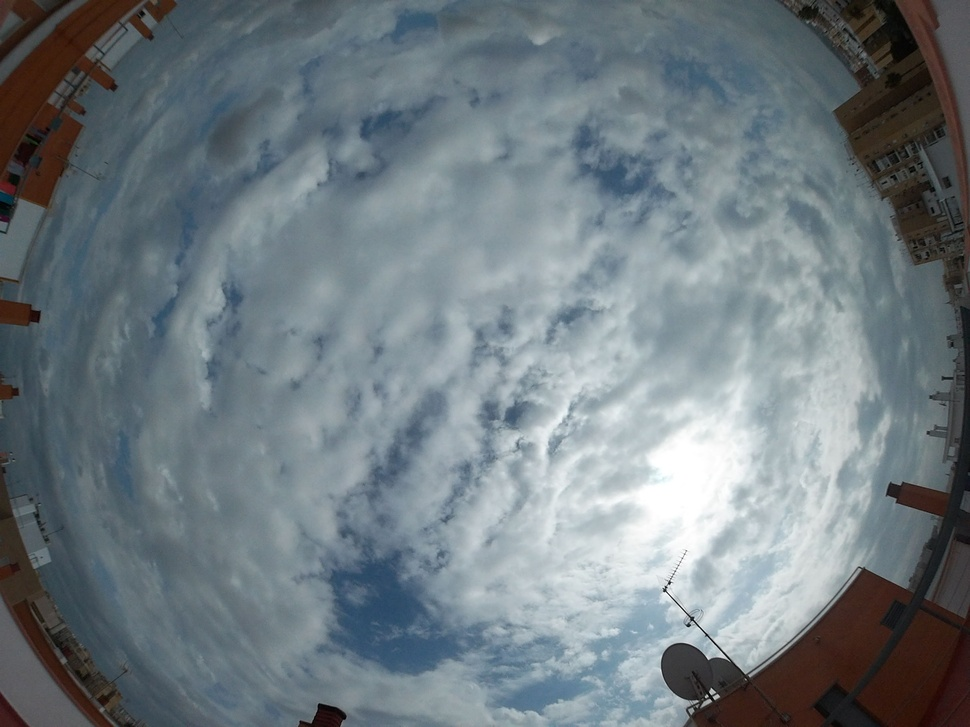
#> input picture img/nubes_azotea/2esquina/100_0134.JPG, 970 x 727 px, shrunk from 2592 x 1944 before the run, found by its file name
$ python main.py
#> lines starting #> are read from the running program, lines starting #| are printed output that depends on the picture; after the words box and inside, x2 and y2 are one past the last pixel; in counts of white or black regions, pixels touching at a corner belong together
import numpy as np
import cv2

def cloud_recognition(img):
    hsv = cv2.cvtColor(img, cv2.COLOR_BGR2HSV)
    width, height, _ = img.shape
    dummy = img.copy()
    for x in range(0,width):
        for y in range(0,height):
            if not((hsv[x,y][1]/256 > 0.25 and dummy[x, y][0] > dummy[x, y][2]) or (dummy[x, y][2] >= 100 and hsv[x, y][1]/256 <= 0.18 and dummy[x, y][2]/dummy[x, y][0] <= 0.9) or (hsv[x, y][0]/256 <= 0.2 and hsv[x, y][1]/256 <= 0.2) or (dummy[x, y][2] <= 80 and hsv[x, y][0]/256 <= 0.6 and hsv[x, y][1]/256 >= 0.35)):
                dummy[x,y] = (255,255,255)
            else:
                dummy[x,y] = (0,0,0)
    kernel = np.matrix('0 1 1 1 0; 0 1 1 1 0; 0 0 1 0 0; 0 1 1 1 0; 0 1 1 1 0', np.uint8)
    kernel_d = np.ones((7,7), np.uint8)
    bw = cv2.cvtColor(dummy, cv2.COLOR_BGR2GRAY)
    closed = cv2.morphologyEx(bw, cv2.MORPH_CLOSE, kernel)
    dilated = cv2.dilate(closed, kernel_d,iterations = 5)
    eroded = cv2.erode(dilated,kernel,iterations = 5)
    return closed

if __name__ == "__main__":

    # Blue level threshold to mask the sky
    low_blue = np.array([100,0,0])
    high_blue = np.array([255,255,255])

    img_src = cv2.imread("img/nubes_azotea/2esquina/100_0134.jpg")
#> img_src is the input picture: shape (727, 970, 3); mean B, G, R 128.9, 123.4, 112.5
    img_bw = cv2.cvtColor(img_src, cv2.COLOR_BGR2GRAY)
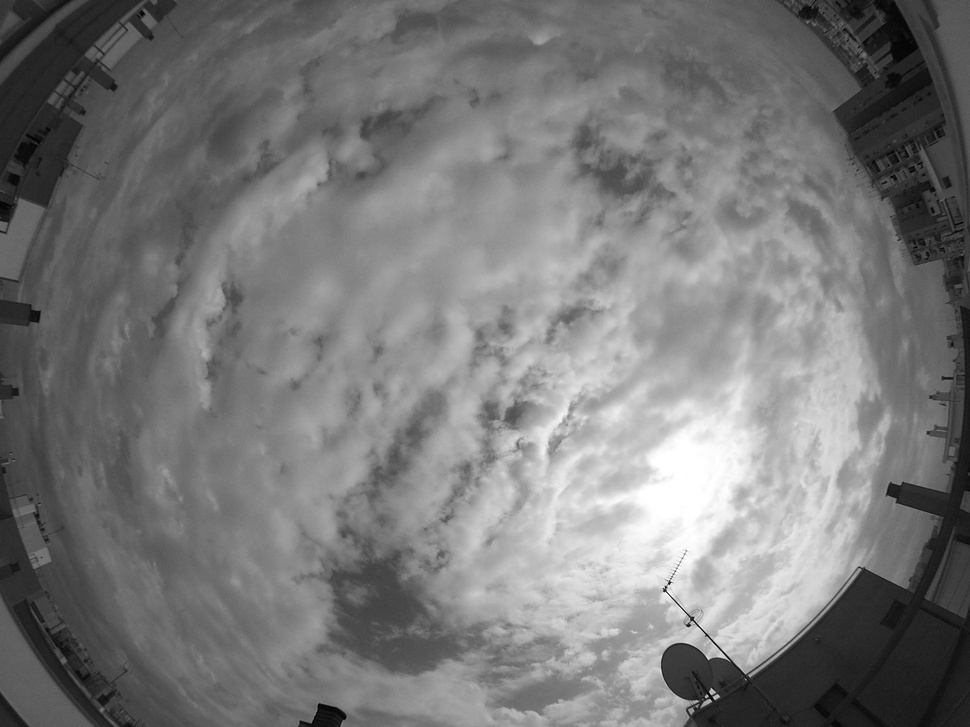
#> img_bw: shape (727, 970); min 0, max 255, mean 120.7
    mask = cv2.inRange(img_src, low_blue, high_blue)
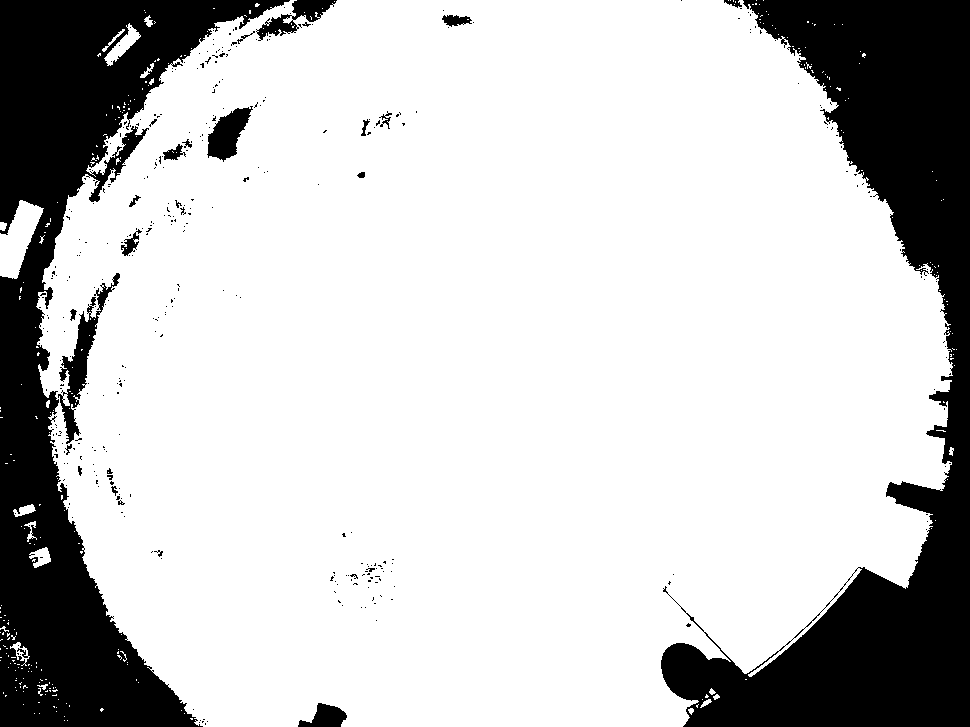
#> mask: shape (727, 970); 77.9% white; 370 black regions (343 under 20 px), largest, box (x1, y1, x2, y2) and area: (661, 0, 970, 727) 78369, (0, 0, 290, 727) 70021, (58, 273, 120, 444) 2267
    res = cv2.bitwise_and(img_src, img_src, mask=mask)
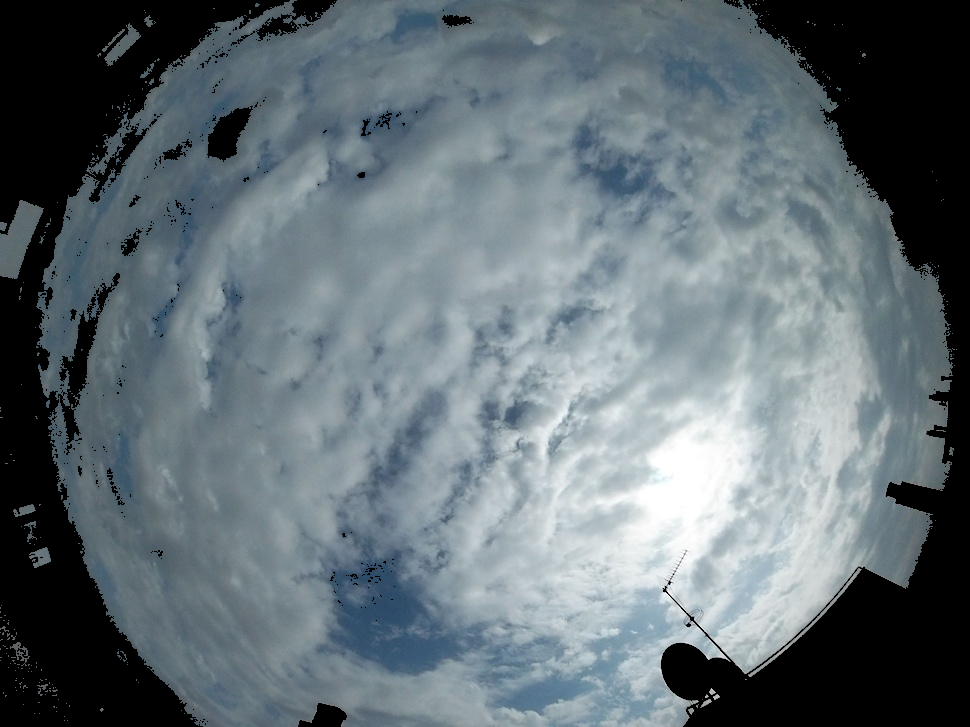
#> res: shape (727, 970, 3); mean B, G, R 117.2, 111.3, 99.6

    final = cloud_recognition(img_src)
#> in cloud_recognition, `hsv = cv2.cvtColor(img, cv2.COLOR_BGR2HSV)`: hsv: shape (727, 970, 3); mean H, S, V 89.1, 51.1, 131.7
#> after the loop in cloud_recognition, `for x in range(0,width):`:
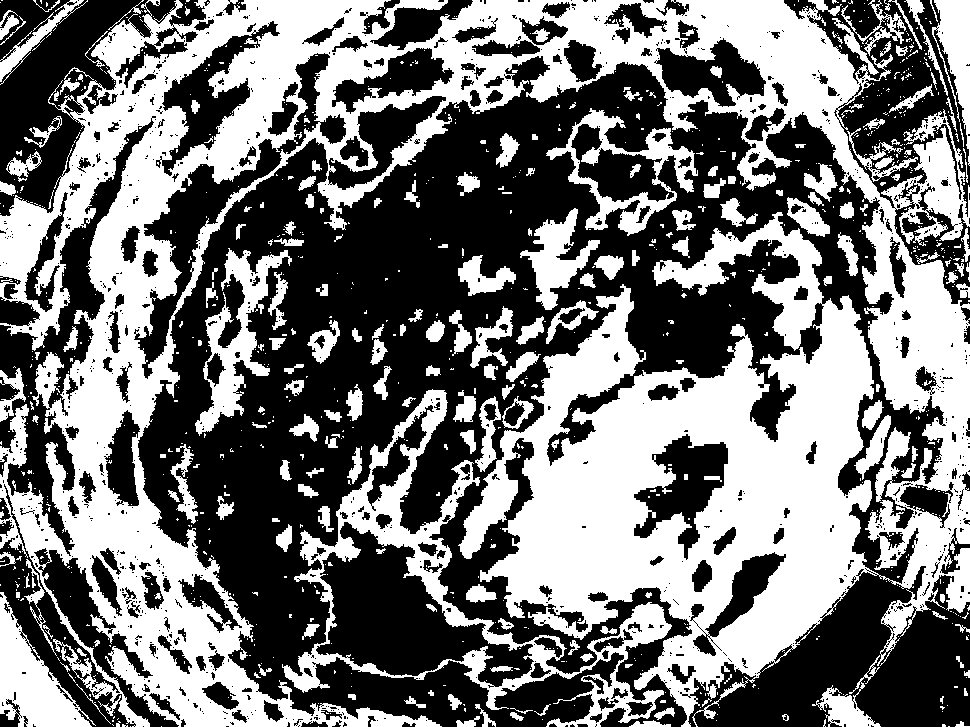
#> dummy: shape (727, 970, 3); 46.3% white; 1008 white regions (795 under 20 px), largest, box (x1, y1, x2, y2) and area: (0, 0, 970, 727) 252598, (282, 389, 672, 727) 17468, (0, 592, 96, 727) 5400
#> in cloud_recognition, `closed = cv2.morphologyEx(bw, cv2.MORPH_CLOSE, kernel)`:
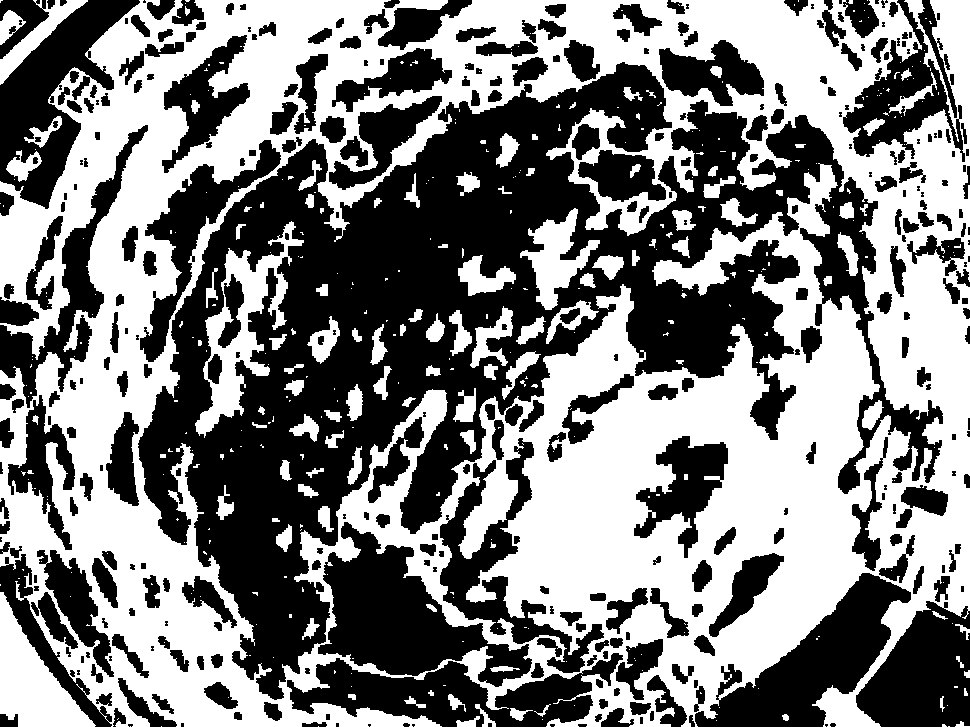
#> closed: shape (727, 970); 50.2% white; 354 black regions (55 under 20 px), largest, box (x1, y1, x2, y2) and area: (138, 62, 943, 700) 165802, (318, 522, 532, 687) 15057, (695, 573, 911, 727) 13157
#> in cloud_recognition, `dilated = cv2.dilate(closed, kernel_d,iterations = 5)`: dilated: shape (727, 970); 97% white; 34 black regions (12 under 20 px), largest, box (x1, y1, x2, y2) and area: (348, 569, 447, 659) 4615, (318, 217, 445, 298) 3209, (882, 634, 941, 727) 2853
#> in cloud_recognition, `eroded = cv2.erode(dilated,kernel,iterations = 5)`:
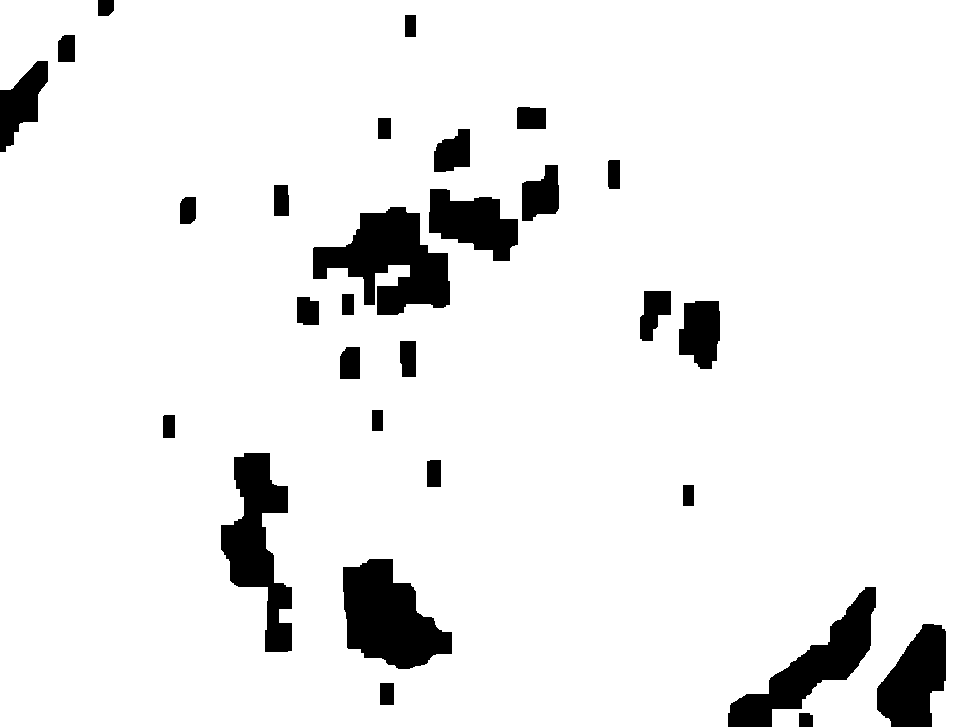
#> eroded: shape (727, 970); 92.5% white; 29 black regions, largest, box (x1, y1, x2, y2) and area: (313, 207, 450, 315) 8179, (343, 559, 452, 669) 7695, (221, 453, 292, 652) 6942

    cv2.imshow("Original", img_src)
    cv2.imshow("res", final)

    k = cv2.waitKey(0)
#> (key Esc is pressed here)

    #cv2.imwrite('img/resultado/segmentacion.jpg', res)

$ run again, with img/nubes_azotea/2esquina/100_0135.JPG copied over img/nubes_azotea/2esquina/100_0134.JPG
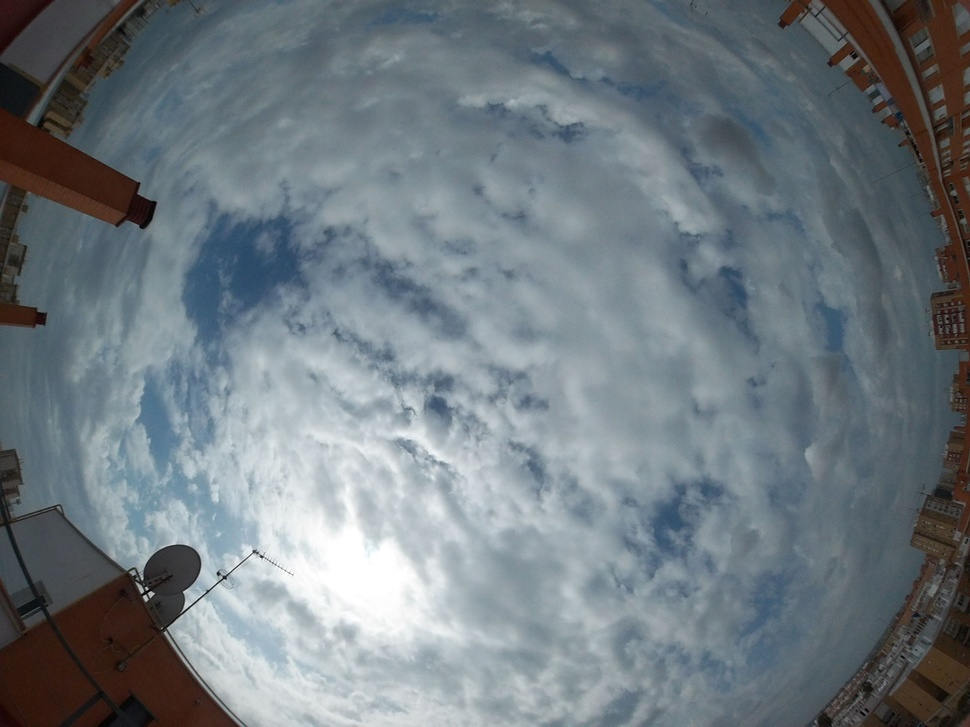
#> input picture img/nubes_azotea/2esquina/100_0135.JPG, 970 x 727 px, shrunk from 2592 x 1944 before the run, found by its file name
#> img_src is the input picture: shape (727, 970, 3); mean B, G, R 128.3, 122.3, 112.4
#> mask: shape (727, 970); 77.2% white; 395 black regions (366 under 20 px), largest, box (x1, y1, x2, y2) and area: (672, 0, 970, 727) 81837, (0, 438, 248, 727) 38212, (0, 0, 244, 350) 36547
#> hsv: shape (727, 970, 3); mean H, S, V 89.2, 51.8, 131.4
#> after the loop in cloud_recognition, `for x in range(0,width):`:
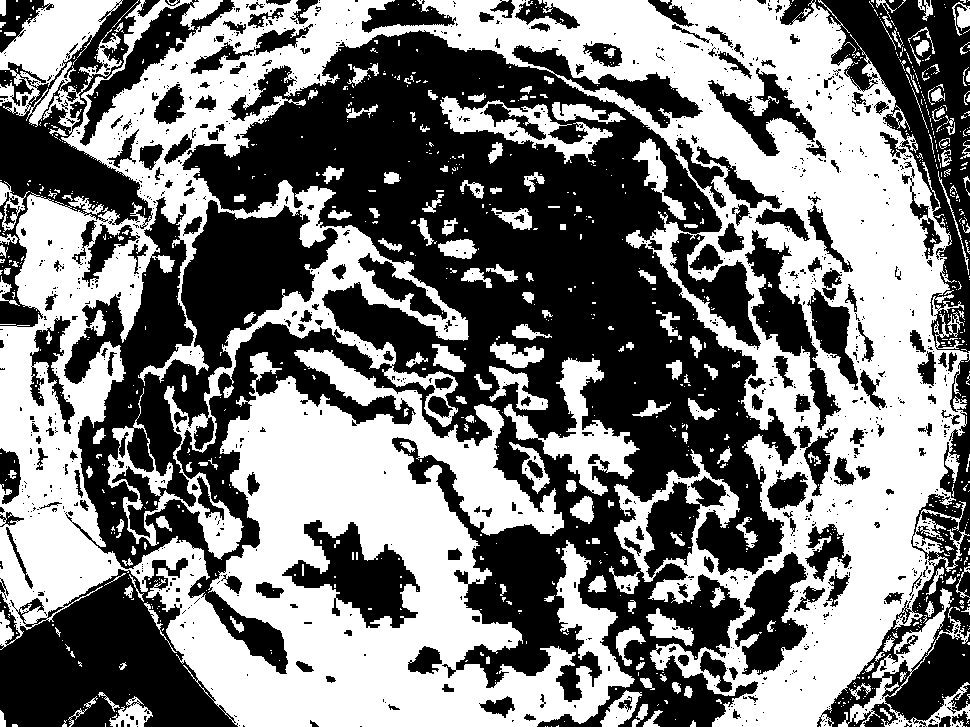
#> dummy: shape (727, 970, 3); 48.7% white; 1054 white regions (860 under 20 px), largest, box (x1, y1, x2, y2) and area: (0, 0, 970, 727) 304305, (504, 357, 640, 496) 5396, (838, 588, 970, 727) 3520
#> closed: shape (727, 970); 52.6% white; 339 black regions (65 under 20 px), largest, box (x1, y1, x2, y2) and area: (183, 31, 794, 727) 150133, (65, 198, 337, 567) 33355, (0, 569, 235, 727) 20192
#> dilated: shape (727, 970); 97% white; 36 black regions (11 under 20 px), largest, box (x1, y1, x2, y2) and area: (199, 232, 289, 321) 4775, (78, 608, 208, 727) 3487, (0, 645, 80, 727) 3056
#> in cloud_recognition, `eroded = cv2.erode(dilated,kernel,iterations = 5)`:
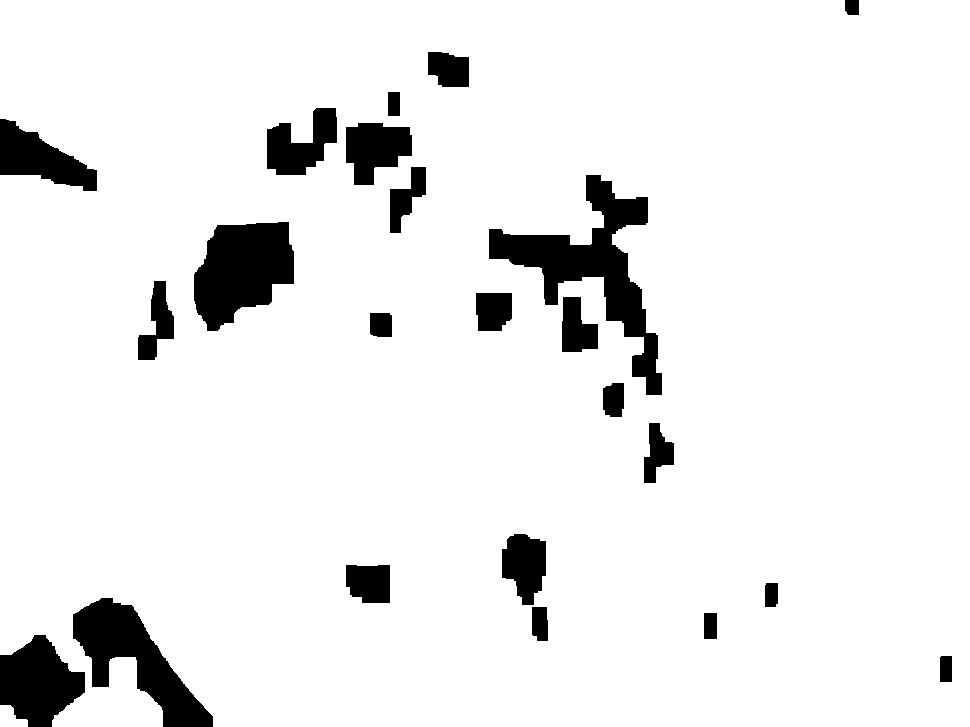
#> eroded: shape (727, 970); 92.3% white; 23 black regions, largest, box (x1, y1, x2, y2) and area: (489, 175, 662, 395) 10465, (194, 222, 294, 331) 7665, (73, 598, 213, 727) 7277
